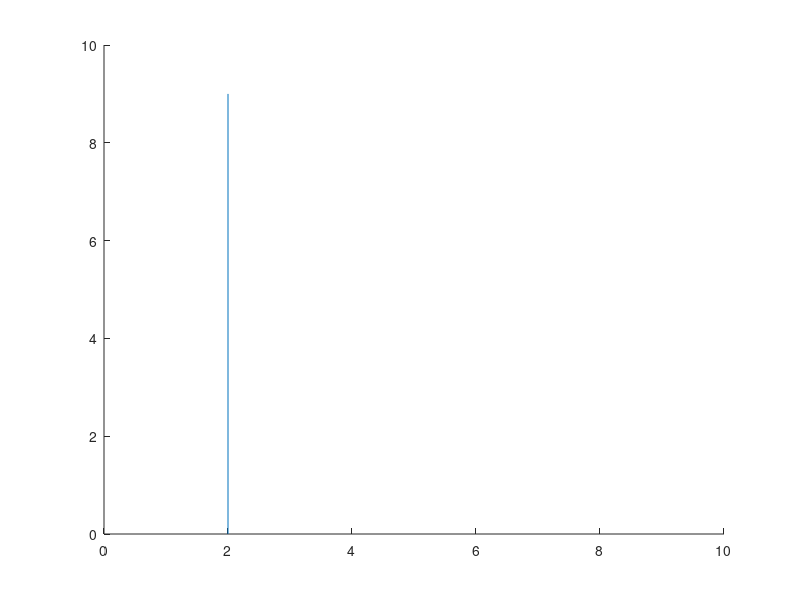

Recreate this plot in MATLAB. (Note: this script raises an error after producing the figure.)
    %Stage9 final hangman visual to be display when game is lost
    %Stage9 will become part of endofgame function
    axis([0 10 0 10])%axis 10*10

    %Plotting the lines of the post
    line1=line([2,2],[9,0]);%line1 
    line1.Color='k';%changing colour to black k is the short name for black
    line1.LineWidth=3;%changing line width to 3 
    line2=line([5,2],[9,9]);
    line2.Color='k';
    line2.LineWidth=3;
    line3=line([5,5],[8,9]);
    line3.Color='k';
    line3.LineWidth=3;
   
    hold on
    %Ploting the head of the hangman via plotting a circle
    %theta range is defined
    theta=0:0.0001:2*pi;
    %radius of the circle is 1
    radiusofCircle=1;
    %define the center points of the circle
    xCenterPoint=5;
    yCenterPoint=7;
    %Define parametric equation
    xCoordinate=xCenterPoint+radiusofCircle*cos(theta);
    yCoodinate=yCenterPoint+radiusofCircle*sin(theta);
    %plot coordinates and the colour is changed to black and the width is
    %now 3
    plot(xCoordinate,yCoodinate,'color','k','LineWidth',3);
   
    hold on
    %Plotting the line of the body
    line4=line([5,5],[3,6]);
    line4.Color='k';
    line4.LineWidth=3;
    %Plotting the right arm
    hold on
    line5=line([5,6],[5,6]);
    line5.Color='k';
    line5.LineWidth=3;
    %Plotting the left arm
    hold on
    line6=line([5,4],[5,6]);
    line6.Color='k';
    line6.LineWidth=3;
    %Plotting the right leg
    hold on
    line7=line([5,6],[3,2]);
    line7.Color='k';
    line7.LineWidth=3;
    %Plotting the left leg
    hold on
    line8=line([5,4],[3,2]);
    line8.Color='k';
    line8.LineWidth=3;
    %Left eye
    line9=line([4.3,4.9],[6.75,7.4]);
    line9.Color='r';
    line9.LineWidth=1;
    line10=line([4.3,4.9],[7.4,6.75]);
    line10.Color='r';
    line10.LineWidth=1;

    %right eye
    line11=line([5.1,5.7],[6.75,7.4]);
    line11.Color='r';%changing colour r is the short name for red
    line11.LineWidth=1;%changing width to 1
    line12=line([5.7,5.1],[6.75,7.4]);
    line12.Color='r';%changing colour r is the short name for red
    line12.LineWidth=1;%changing width to 1
